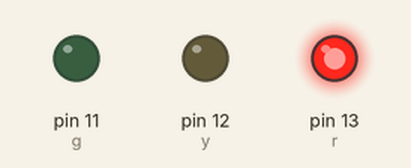
The sketch below on a simulated Arduino Uno, built with avr-gcc and run on an emulated ATmega328P. On the bench: output pins drawn as LEDs (lit = HIGH).

Above: at 0.5 s.
At 4.5 s:
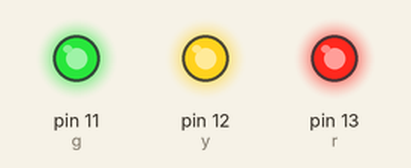
At 7.5 s:
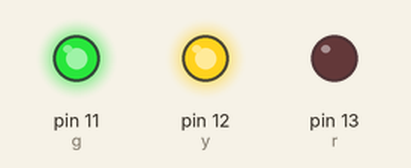
At 8.5 s:
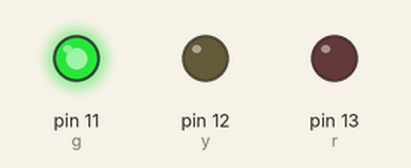
At 9.5 s:
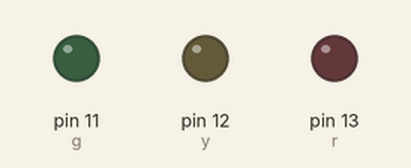
At 11.5 s:
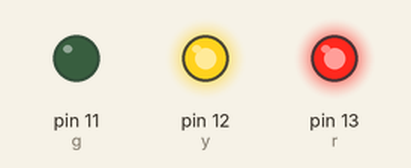
Timing chart, 0 to 13.0 s (numbered marks = the images above):
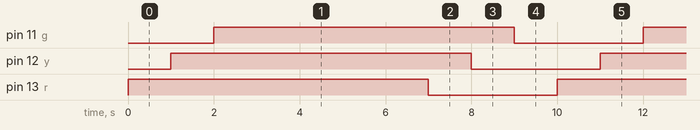

Measured:
- by itself, pin 11 (g), pin 12 (y), pin 13 (r): alternates HIGH for 7.0 s and LOW for 3.0 s
- by itself, everything shown: repeats every 10.0 s, in 6 steps

The sketch:

farol.ino
```cpp
int r = 13;
int y = 12;
int g = 11;

void setup() {

  pinMode(r, OUTPUT);
  pinMode(y, OUTPUT);
  pinMode(g, OUTPUT);
}

void loop() {
  digitalWrite(r , HIGH);
  delay(1000);

  digitalWrite(y , HIGH);
  delay(1000);

  digitalWrite(g , HIGH);
  delay(5000);

  digitalWrite(r , LOW);
  delay(1000);

  digitalWrite(y , LOW);
  delay(1000);

  digitalWrite(g , LOW);
  delay(1000);

}
```
